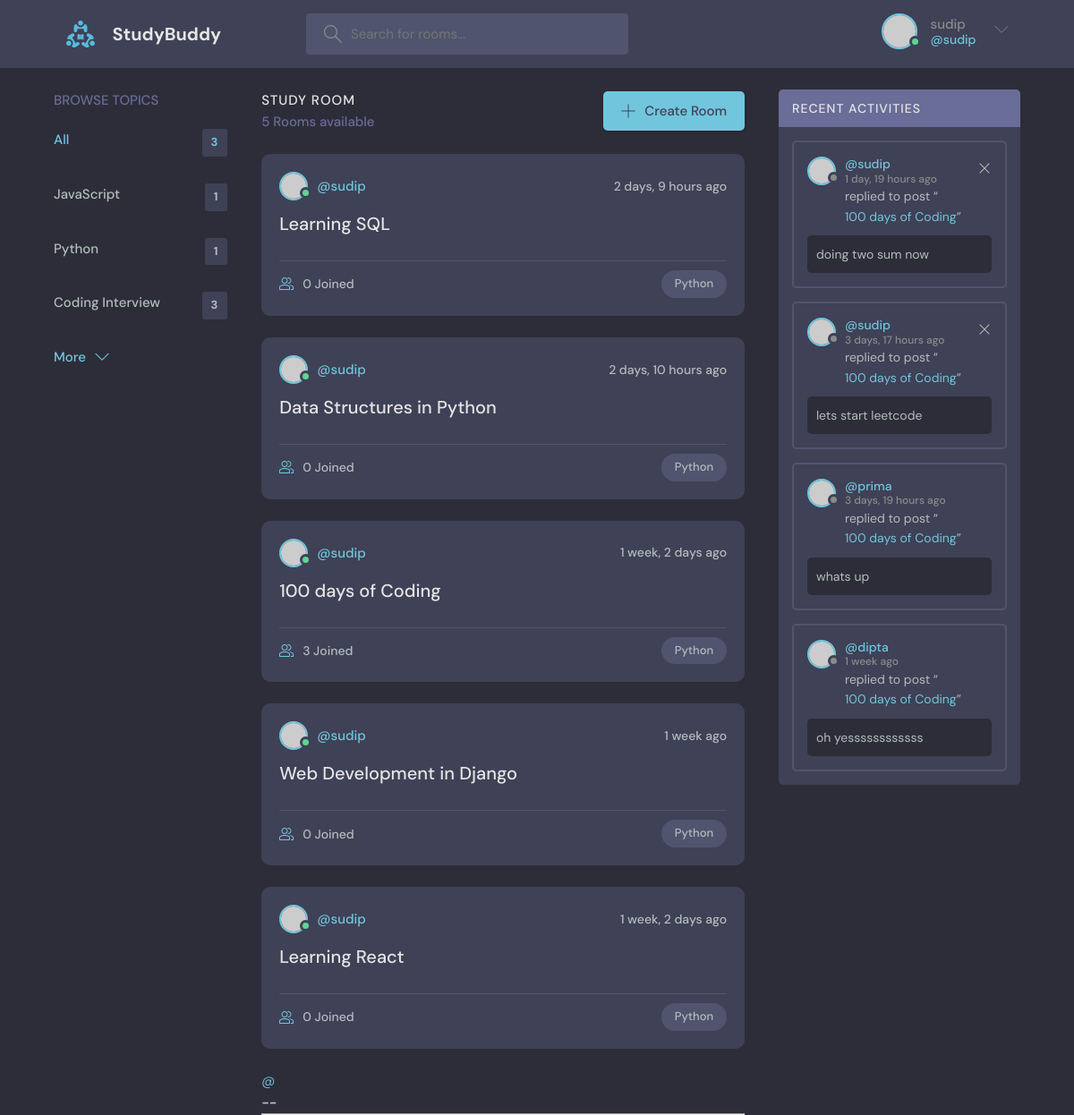
The app's page / (signed in) with its own data.
### base/models.py (models this page shows, shortened)
class Topics(models.Model):
    name = models.CharField(max_length=200)

class Room(models.Model):
    host = models.ForeignKey(User, on_delete=models.SET_NULL, null=True)
    participants = models.ManyToManyField(
        User, related_name='participants', blank=True)
    topic = models.ForeignKey(Topics, on_delete=models.SET_NULL, null=True)
    name = models.CharField(max_length=200)
    description = models.TextField(null=True, blank=True)
    updated = models.DateTimeField(auto_now=True)
    created = models.DateTimeField(auto_now_add=True)
    class Meta:
        ordering = ['-updated', '-created']
    def __str__(self):
        return self.name

class Message(models.Model):
    user = models.ForeignKey(
        User, on_delete=models.CASCADE, blank=True, null=True)
    room = models.ForeignKey(Room, on_delete=models.CASCADE)
    body = models.TextField()
    updated = models.DateTimeField(auto_now=True)
    created = models.DateTimeField(auto_now_add=True)
    class Meta:
        ordering = ['-updated', '-created']

### base/views.py (the view)
# urls.py: path('', views.home, name='home'),
def home(request):
    q = request.GET.get('q') if request.GET.get('q') != None else ''
    rooms = Room.objects.filter(Q(topic__name__icontains=q) |
                                Q(name__icontains=q)
                                )
    room_count = rooms.count()
    room_message = Message.objects.filter(Q(room__name__icontains=q))
    if q == '':
        rooms = Room.objects.all()
    topics = Topics.objects.all()
    context = {'rooms': rooms, 'topics': topics,
               'room_count': room_count, 'room_message': room_message}
    return render(request, 'base/home.html', context)

### base/templates/base/home.html (shortened to what this page needs)
{% extends 'main.html' %}
{% block content %}
    <main class="layout layout--3">
      <div class="container">
        {% include 'base/topics_component.html' %}
        <div class="roomList">
          <div class="roomList__header">
            <div>
              <h2>Study Room</h2>
              <p>{{room_count}} Rooms available</p>
            </div>
            <a class="btn btn--main" href="{% url 'create-room' %}">
              <svg version="1.1" xmlns="http://www.w3.org/2000/svg" width="32" height="32" viewBox="0 0 32 32">
                <title>add</title>
                <path
                  d="M16.943 0.943h-1.885v14.115h-14.115v1.885h14.115v14.115h1.885v-14.115h14.115v-1.885h-14.115v-14.115z"
                ></path>
              </svg>
              Create Room
            </a>
          </div>
          {% include 'base/feed_component.html' %}
        </div>
        {% include 'base/activity_component.html' %}
      </div>
    </main>
{% endblock %}

### templates/navbar.html (shortened to what this page needs)
{% load static %}
<header class="header header--loggedIn">
    <div class="container">
        <a href="{% url 'home' %}" class="header__logo">
            <img src="{% static 'images/logo.svg' %}" />
            <h1>StudyBuddy</h1>
        </a>
        <form class="header__search" method="get" action="{% url 'home' %}">
            <label>
                <input name="q" placeholder="Search for rooms..." />
            </label>
        </form>
        <nav class="header__menu">
            {% if request.user.is_authenticated %}
            <div class="header__user">
                <a href="{% url 'user-profile' user.id %}">
                    <div class="avatar avatar--medium active">
                        <img src="https://randomuser.me/api/portraits/men/37.jpg" />
                    </div>
                    <p>{{request.user.username}}<span>@{{request.user.username}}</span></p>
                </a>
                <button class="dropdown-button">
                    <svg version="1.1" xmlns="http://www.w3.org/2000/svg" width="32" height="32" viewBox="0 0 32 32">
                        <title>chevron-down</title>
                        <path d="M16 21l-13-13h-3l16 16 16-16h-3l-13 13z"></path>
                    </svg>
                </button>
            </div>
            {% endif %}
        </nav>
    </div>
</header>

### base/templates/base/topics_component.html
<div class="topics">
    <div class="topics__header">
        <h2>Browse Topics</h2>
    </div>
    <ul class="topics__list">
        <li>
            <a href="{% url 'home' %}" class="active">All <span>{{topics.count}}</span></a>
        </li>
        {% for topic in topics %}
        <li>
            <a href="{% url 'home' %}?q={{topic.name}}">{{topic.name}} <span>{{topic.room_set.all.count}}</span></a>
        </li>
        {% endfor %}
    </ul>
    <a class="btn btn--link" href="{% url 'topics' %}">
        More
        <svg version="1.1" xmlns="http://www.w3.org/2000/svg" width="32" height="32" viewBox="0 0 32 32">
            <title>chevron-down</title>
            <path d="M16 21l-13-13h-3l16 16 16-16h-3l-13 13z"></path>
        </svg>
    </a>
</div>

### base/templates/base/feed_component.html (shortened to what this page needs)
{% for room in rooms %}
<div class="roomListRoom">
    <div class="roomListRoom__header">
        <a href="{% url 'user-profile' room.host.id %}" class="roomListRoom__author">
            <div class="avatar avatar--small active">
                <img src="https://randomuser.me/api/portraits/men/11.jpg" />
            </div>
            <span>@{{room.host.username}}</span>
        </a>
        <div class="roomListRoom__actions">
            <span>{{room.created|timesince}} ago</span>
        </div>
    </div>
    <div class="roomListRoom__content">
        <a href="{% url 'user-profile' room.host.id %}">{{room.name}}</a>
    </div>
    <div class="roomListRoom__meta">
        <a class="roomListRoom__joined">
            {{room.participants.all.count}} Joined
        </a>
        <p class="roomListRoom__topic">Python</p>
    </div>
</div>
{% endfor %}
<div>
    <a href="">@</a>
    <h5> {{room.id}} -- <a href="rooms/{{room.id}}">{{room.name}}</a></h5>
</div>

### base/templates/base/activity_component.html
<div class="activities">
    <div class="activities__header">
        <h2>Recent Activities</h2>
    </div>
    {% for message in room_message %}
    <div class="activities__box">
        <div class="activities__boxHeader roomListRoom__header">
            <a href="{% url 'user-profile' message.user.id %}" class="roomListRoom__author">
                <div class="avatar avatar--small">
                    <img src="https://randomuser.me/api/portraits/women/11.jpg" />
                </div>
                <p>
                    @{{message.user}}
                    <span>{{message.created|timesince}} ago</span>
                </p>
            </a>
            {% if request.user == message.user %}
            <div class="roomListRoom__actions">
                <a href="#">
                    <svg version="1.1" xmlns="http://www.w3.org/2000/svg" width="32" height="32" viewBox="0 0 32 32">
                        <title>remove</title>
                        <path
                            d="M27.314 6.019l-1.333-1.333-9.98 9.981-9.981-9.981-1.333 1.333 9.981 9.981-9.981 9.98 1.333 1.333 9.981-9.98 9.98 9.98 1.333-1.333-9.98-9.98 9.98-9.981z">
                        </path>
                    </svg>
                </a>
            </div>
            {% endif %}
        </div>
        <div class="activities__boxContent">
            <p>replied to post “<a href="{% url 'room' message.room.id %}">{{message.room}}</a>”</p>
            <div class="activities__boxRoomContent">
                {{message.body}}
            </div>
        </div>
    </div>
    {% endfor %}
</div>

### records on screen
Topics: name "JavaScript", room_set.all.count "1"
Topics: name "Python", room_set.all.count "1"
Topics: name "Coding Interview", room_set.all.count "3"
Room: host.username "sudip", created "2 days, 9 hours", name "Learning SQL", participants.all.count "0"
Room: host.username "sudip", created "2 days, 10 hours", name "Data Structures in Python", participants.all.count "0"
Room: host.username "sudip", created "1 week, 2 days", name "100 days of Coding", participants.all.count "3"
Room: host.username "sudip", created "1 week", name "Web Development in Django", participants.all.count "0"
Room: host.username "sudip", created "1 week, 2 days", name "Learning React", participants.all.count "0"
Message: user "sudip", created "1 day, 19 hours", room "100 days of Coding", body "doing two sum now"
Message: user "sudip", created "3 days, 17 hours", room "100 days of Coding", body "lets start leetcode"
Message: user "prima", created "3 days, 19 hours", room "100 days of Coding", body "whats up"
Message: user "dipta", created "1 week", room "100 days of Coding", body "oh yessssssssssss"

### other values on screen
{{ request.user.username }} "sudip"
{{ topics.count }} "3"
{{ room_count }} "5"
